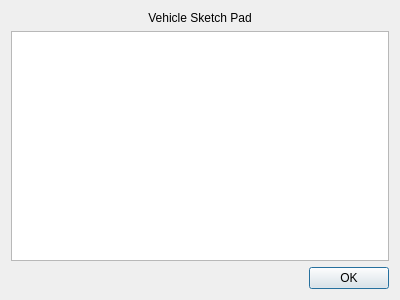
<?xml version="1.0" encoding="UTF-8"?>
<ui version="4.0">
 <class>AboutDialog</class>
 <widget class="QDialog" name="AboutDialog">
  <property name="geometry">
   <rect>
    <x>0</x>
    <y>0</y>
    <width>400</width>
    <height>300</height>
   </rect>
  </property>
  <property name="windowTitle">
   <string>About OpenVSP</string>
  </property>
  <layout class="QVBoxLayout" name="verticalLayout">
   <item>
    <widget class="QLabel" name="label">
     <property name="text">
      <string>Vehicle Sketch Pad</string>
     </property>
     <property name="alignment">
      <set>Qt::AlignCenter</set>
     </property>
    </widget>
   </item>
   <item>
    <widget class="QTextEdit" name="outputTextDisplay">
     <property name="readOnly">
      <bool>true</bool>
     </property>
    </widget>
   </item>
   <item>
    <widget class="QDialogButtonBox" name="buttonBox">
     <property name="orientation">
      <enum>Qt::Horizontal</enum>
     </property>
     <property name="standardButtons">
      <set>QDialogButtonBox::Ok</set>
     </property>
    </widget>
   </item>
  </layout>
 </widget>
 <resources/>
 <connections>
  <connection>
   <sender>buttonBox</sender>
   <signal>accepted()</signal>
   <receiver>AboutDialog</receiver>
   <slot>accept()</slot>
   <hints>
    <hint type="sourcelabel">
     <x>248</x>
     <y>254</y>
    </hint>
    <hint type="destinationlabel">
     <x>157</x>
     <y>274</y>
    </hint>
   </hints>
  </connection>
  <connection>
   <sender>buttonBox</sender>
   <signal>rejected()</signal>
   <receiver>AboutDialog</receiver>
   <slot>reject()</slot>
   <hints>
    <hint type="sourcelabel">
     <x>316</x>
     <y>260</y>
    </hint>
    <hint type="destinationlabel">
     <x>286</x>
     <y>274</y>
    </hint>
   </hints>
  </connection>
 </connections>
</ui>
